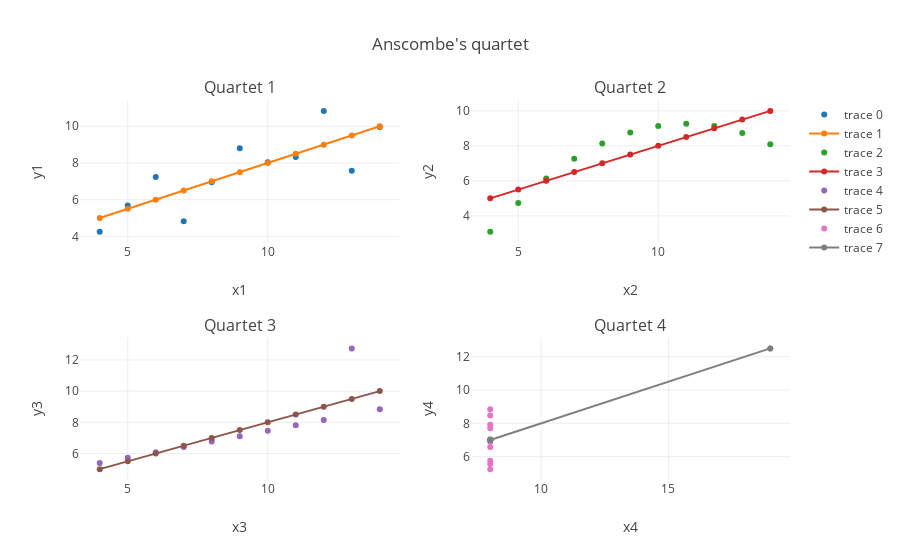

The notebook cell this image was saved under:
### Markdown cell above
Seems all the metrices are almost the same, which doesn't tell us anything. Let's now check the fits visually

### Code cell
# do the linear fit lines

# https://plot.ly/python/subplots/#customizing-subplot-axes

trace1 = go.Scatter(x=df_Q1['x1'], y=df_Q1['y1'], mode='markers')
trace1_linReg = go.Scatter(x=df_Q1['x1'], y = Q1_Y_pred)

trace2 = go.Scatter(x=df_Q2['x2'], y=df_Q2['y2'], mode='markers')
trace2_linReg = go.Scatter(x=df_Q2['x2'], y = Q2_Y_pred)

trace3 = go.Scatter(x=df_Q3['x3'], y=df_Q3['y3'], mode='markers')
trace3_linReg = go.Scatter(x=df_Q3['x3'], y = Q3_Y_pred)

trace4 = go.Scatter(x=df_Q4['x4'], y=df_Q4['y4'], mode='markers')
trace4_linReg = go.Scatter(x=df_Q4['x4'], y = Q4_Y_pred)

fig = tools.make_subplots(rows=2, cols=2, subplot_titles=('Quartet 1', 'Quartet 2',
                                                          'Quartet 3', 'Quartet 4'))
fig.append_trace(trace1, 1, 1)
fig.append_trace(trace1_linReg, 1, 1)

fig.append_trace(trace2, 1, 2)
fig.append_trace(trace2_linReg, 1, 2)

fig.append_trace(trace3, 2, 1)
fig.append_trace(trace3_linReg, 2, 1)

fig.append_trace(trace4, 2, 2)
fig.append_trace(trace4_linReg, 2, 2)

fig['layout']['xaxis1'].update(title='x1')
fig['layout']['xaxis2'].update(title='x2')
fig['layout']['xaxis3'].update(title='x3')
fig['layout']['xaxis4'].update(title='x4')

fig['layout']['yaxis1'].update(title='y1')
fig['layout']['yaxis2'].update(title='y2')
fig['layout']['yaxis3'].update(title='y3')
fig['layout']['yaxis4'].update(title='y4')

fig['layout'].update(title="Anscombe's quartet")

iplot(fig)

### Figure 1 — Plotly figure (JSON) as saved in the notebook; plotly's stock layout.template omitted (floating-point values rounded to 4 significant figures)
{"data": [{"mode": "markers", "type": "scatter", "uid": "650f4737-6eac-4d83-aa7e-872ade8cebd8", "x": [4, 5, 6, 7, 8, 9, 10, 11, 12, 13, 14], "xaxis": "x", "y": [4.26, 5.68, 7.24, 4.82, 6.95, 8.81, 8.04, 8.33, 10.84, 7.58, 9.96], "yaxis": "y"}, {"type": "scatter", "uid": "5081026e-ec71-4df4-ae6d-a85d0ffc7cd8", "x": [4, 5, 6, 7, 8, 9, 10, 11, 12, 13, 14], "xaxis": "x", "y": [5.001, 5.501, 6.001, 6.501, 7.001, 7.501, 8.001, 8.501, 9.001, 9.501, 10.0], "yaxis": "y"}, {"mode": "markers", "type": "scatter", "uid": "0e71a528-ce9c-4b9e-a0a7-9ba686591912", "x": [4, 5, 6, 7, 8, 9, 10, 11, 12, 13, 14], "xaxis": "x2", "y": [3.1, 4.74, 6.13, 7.26, 8.14, 8.77, 9.14, 9.26, 9.13, 8.74, 8.1], "yaxis": "y2"}, {"type": "scatter", "uid": "7c282b84-7d0e-4e63-a1e5-8d218a4e8639", "x": [4, 5, 6, 7, 8, 9, 10, 11, 12, 13, 14], "xaxis": "x2", "y": [5.001, 5.501, 6.001, 6.501, 7.001, 7.501, 8.001, 8.501, 9.001, 9.501, 10.0], "yaxis": "y2"}, {"mode": "markers", "type": "scatter", "uid": "aa45e7bc-1465-474d-a6c8-6f9657047aec", "x": [4, 5, 6, 7, 8, 9, 10, 11, 12, 13, 14], "xaxis": "x3", "y": [5.39, 5.73, 6.08, 6.42, 6.77, 7.11, 7.46, 7.81, 8.15, 12.74, 8.84], "yaxis": "y3"}, {"type": "scatter", "uid": "95b82d3f-fc38-4304-831d-0de394932885", "x": [4, 5, 6, 7, 8, 9, 10, 11, 12, 13, 14], "xaxis": "x3", "y": [5.001, 5.501, 6.001, 6.501, 7.001, 7.501, 8.001, 8.501, 9.001, 9.501, 10.0], "yaxis": "y3"}, {"mode": "markers", "type": "scatter", "uid": "450ee6b1-d906-456b-a253-251543a1259e", "x": [8, 8, 8, 8, 8, 8, 8, 8, 8, 8, 19], "xaxis": "x4", "y": [6.58, 5.76, 7.71, 8.84, 8.47, 7.04, 5.25, 5.56, 7.91, 6.89, 12.5], "yaxis": "y4"}, {"type": "scatter", "uid": "4902ec4d-e74d-4c92-9aa0-a6afef9068ba", "x": [8, 8, 8, 8, 8, 8, 8, 8, 8, 8, 19], "xaxis": "x4", "y": [7.001, 7.001, 7.001, 7.001, 7.001, 7.001, 7.001, 7.001, 7.001, 7.001, 12.5], "yaxis": "y4"}], "layout": {"annotations": [{"font": {"size": 16}, "showarrow": false, "text": "Quartet 1", "x": 0.225, "xanchor": "center", "xref": "paper", "y": 1, "yanchor": "bottom", "yref": "paper"}, {"font": {"size": 16}, "showarrow": false, "text": "Quartet 2", "x": 0.775, "xanchor": "center", "xref": "paper", "y": 1, "yanchor": "bottom", "yref": "paper"}, {"font": {"size": 16}, "showarrow": false, "text": "Quartet 3", "x": 0.225, "xanchor": "center", "xref": "paper", "y": 0.375, "yanchor": "bottom", "yref": "paper"}, {"font": {"size": 16}, "showarrow": false, "text": "Quartet 4", "x": 0.775, "xanchor": "center", "xref": "paper", "y": 0.375, "yanchor": "bottom", "yref": "paper"}], "title": "Anscombe's quartet", "xaxis": {"anchor": "y", "domain": [0, 0.45], "title": "x1"}, "xaxis2": {"anchor": "y2", "domain": [0.55, 1], "title": "x2"}, "xaxis3": {"anchor": "y3", "domain": [0, 0.45], "title": "x3"}, "xaxis4": {"anchor": "y4", "domain": [0.55, 1], "title": "x4"}, "yaxis": {"anchor": "x", "domain": [0.625, 1], "title": "y1"}, "yaxis2": {"anchor": "x2", "domain": [0.625, 1], "title": "y2"}, "yaxis3": {"anchor": "x3", "domain": [0, 0.375], "title": "y3"}, "yaxis4": {"anchor": "x4", "domain": [0, 0.375], "title": "y4"}}}
